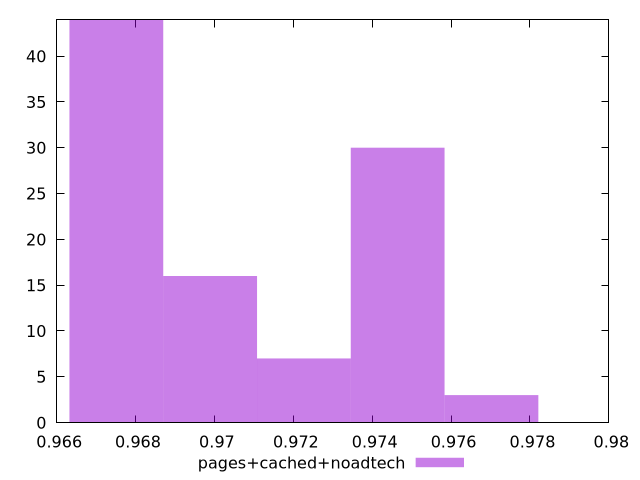

The gnuplot source for this figure:
$_pagesCachedNoadtech <<EOF
0.9698911260059389 16
0.9722683101383064 7
0.9746454942706738 30
0.9675139418735714 44
0.9770226784030414 3
EOF
set key outside below
set terminal pngcairo
set output "report_00004_2020-11-02T20-21-41.718Z/speed-index/pages+cached+noadtech//hist.png"
set yrange [0:44]
set boxwidth 0.0023771841323674972
set style fill transparent solid 0.5 noborder
plot $_pagesCachedNoadtech title "pages+cached+noadtech" with boxes ,
